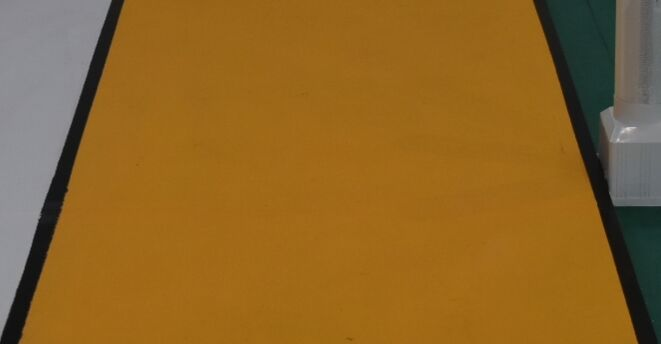
#> input picture 任务五opencv/原图.jpg, 661 x 344 px
$ python '源代码.py'
#> lines starting #> are read from the running program, lines starting #| are printed output that depends on the picture; after the words box and inside, x2 and y2 are one past the last pixel; in counts of white or black regions, pixels touching at a corner belong together

import cv2
import numpy as np
from matplotlib import pyplot as plt
img=cv2.imread("原图.jpg")
#> img is the input picture: shape (344, 661, 3); mean B, G, R 38.7, 101.2, 142.3
# 形态学卷积核设为5*5
kernel=np.ones((5,5),np.uint8)
# 将照片从BGR转成HSV降低光照影响
img3=cv2.cvtColor(img,cv2.COLOR_BGR2HSV)
#> img3: shape (344, 661, 3); mean H, S, V 32.5, 178.3, 143.9
lower_yellow=np.array([15,80,80])
upper_yellow=np.array([35,255,255])
# 获取二值图
mask=cv2.inRange(img3,lower_yellow,upper_yellow)
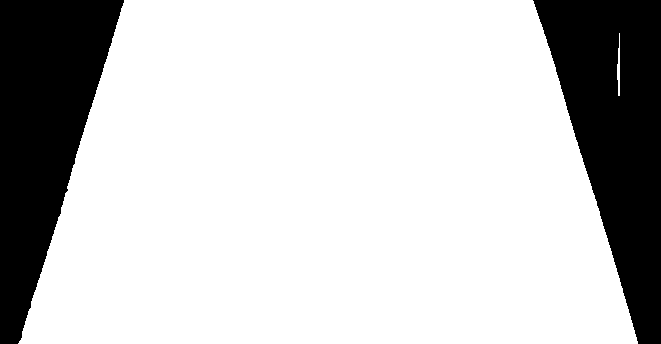
#> mask: shape (344, 661); 78% white; 2 black regions, box (x1, y1, x2, y2) and area: (533, 0, 661, 344) 25393, (0, 0, 124, 344) 24663
# 进行形态学开运算再闭运算
opening=cv2.morphologyEx(mask,cv2.MORPH_OPEN,kernel)
#> opening: shape (344, 661); 77.9% white; 2 black regions, box (x1, y1, x2, y2) and area: (533, 0, 661, 344) 25520, (0, 0, 124, 344) 24667
close=cv2.morphologyEx(opening,cv2.MORPH_CLOSE,kernel)
#> close: shape (344, 661); 77.9% white; 2 black regions
# 寻找二值图轮廓
contours,hierarchy=cv2.findContours(close,cv2.RETR_EXTERNAL,cv2.CHAIN_APPROX_SIMPLE)
#> contours = 1 contour; box (x1, y1, x2, y2) and area: (19, 0, 638, 344) 176340
# 复制原图
draw=img.copy()
# 画出轮廓图
cv2.drawContours(draw,contours,-1,(0,255,0),2)
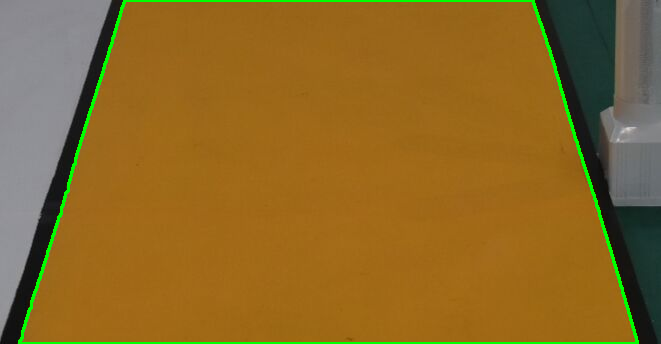
#> draw: shape (344, 661, 3); 1.99% of pixels changed, all inside (x1, y1, x2, y2) = (18, 0, 639, 344)
height,width=close.shape
#> height = 344; width = 661
# 列扫描求赛道中心线
for y in range(0,height):
  row=close[y,:]
  idx=np.where(row==255)[0]
  if len(idx)>10:
    x_left =idx[0]
    x_right=idx[-1]
    x_mid =(x_left+x_right)//2
    cv2.circle(draw,(x_mid,y),1,(0,0,255),-1)
#> this loop made 344 passes
#> (x_left, x_right, x_mid) on passes 1 to 12: (124, 533, 328), (124, 533, 328), (124, 533, 328), (123, 533, 328), (123, 534, 328), (123, 534, 328), (122, 534, 328), (122, 535, 328), (121, 535, 328), (121, 535, 328), (121, 536, 328), (121, 536, 328)
#> x_left on pass 100: 94
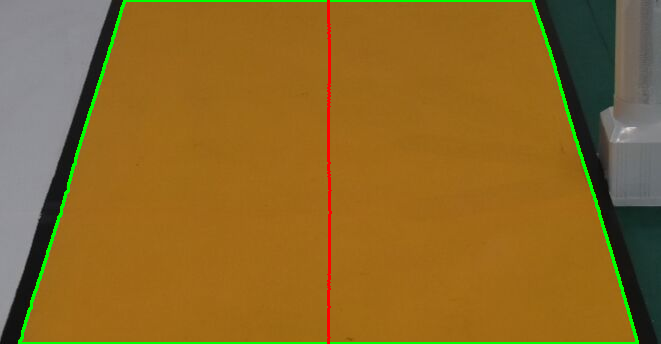
#> draw: shape (344, 661, 3); 0.45% of pixels changed, all inside (x1, y1, x2, y2) = (327, 0, 332, 344)
# 进行BGR转RGB
res=cv2.cvtColor(draw,cv2.COLOR_BGR2RGB)
plt.imshow(res)
plt.show()

$ run again, with 任务五opencv/结果图.png saved as 任务五opencv/原图.jpg
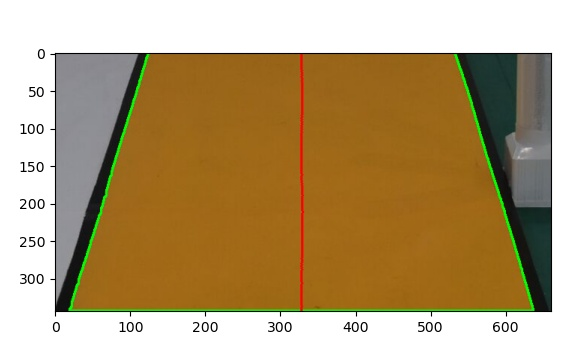
#> input picture 任务五opencv/结果图.png, 588 x 363 px
#> img is the input picture: shape (363, 588, 3); mean B, G, R 122.3, 161.2, 183.6
#> img3: shape (363, 588, 3); mean H, S, V 22.6, 109.6, 186.5
#> `mask=cv2.inRange(img3,lower_yellow,upper_yellow)`:
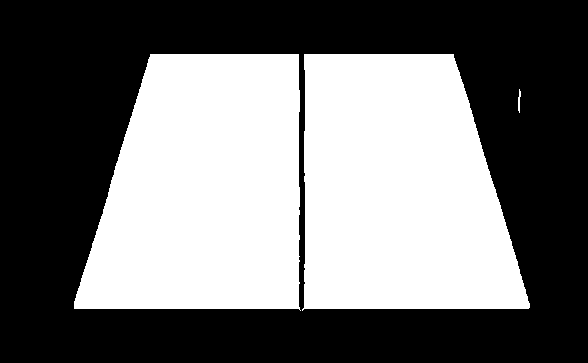
#> mask: shape (363, 588); 44.9% white; 3 white regions, box (x1, y1, x2, y2) and area: (302, 54, 530, 311) 47995, (74, 54, 301, 311) 47900, (518, 89, 521, 113) 44
#> opening: shape (363, 588); 44.9% white; 2 white regions, box (x1, y1, x2, y2) and area: (304, 54, 530, 309) 47987, (74, 54, 300, 309) 47891
#> close: shape (363, 588); 44.9% white; 2 white regions
#> contours = 2 contours; box (x1, y1, x2, y2) and area: (304, 54, 530, 309) 47550, (74, 54, 300, 309) 47453
#> the loop `for y in range(0,height):` made 363 passes
#> (x_left, x_right, x_mid) on passes 55 to 62: (150, 453, 301), (150, 453, 301), (150, 453, 301), (149, 453, 301), (149, 454, 301), (148, 454, 301), (148, 454, 301), (148, 455, 301)
#> after the loop `for y in range(0,height):`:
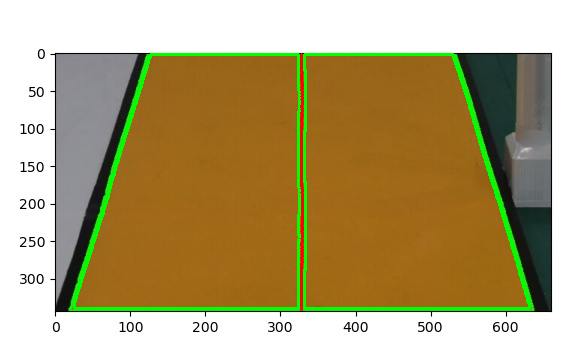
#> draw: shape (363, 588, 3); mean B, G, R 121.7, 164.8, 180.4
